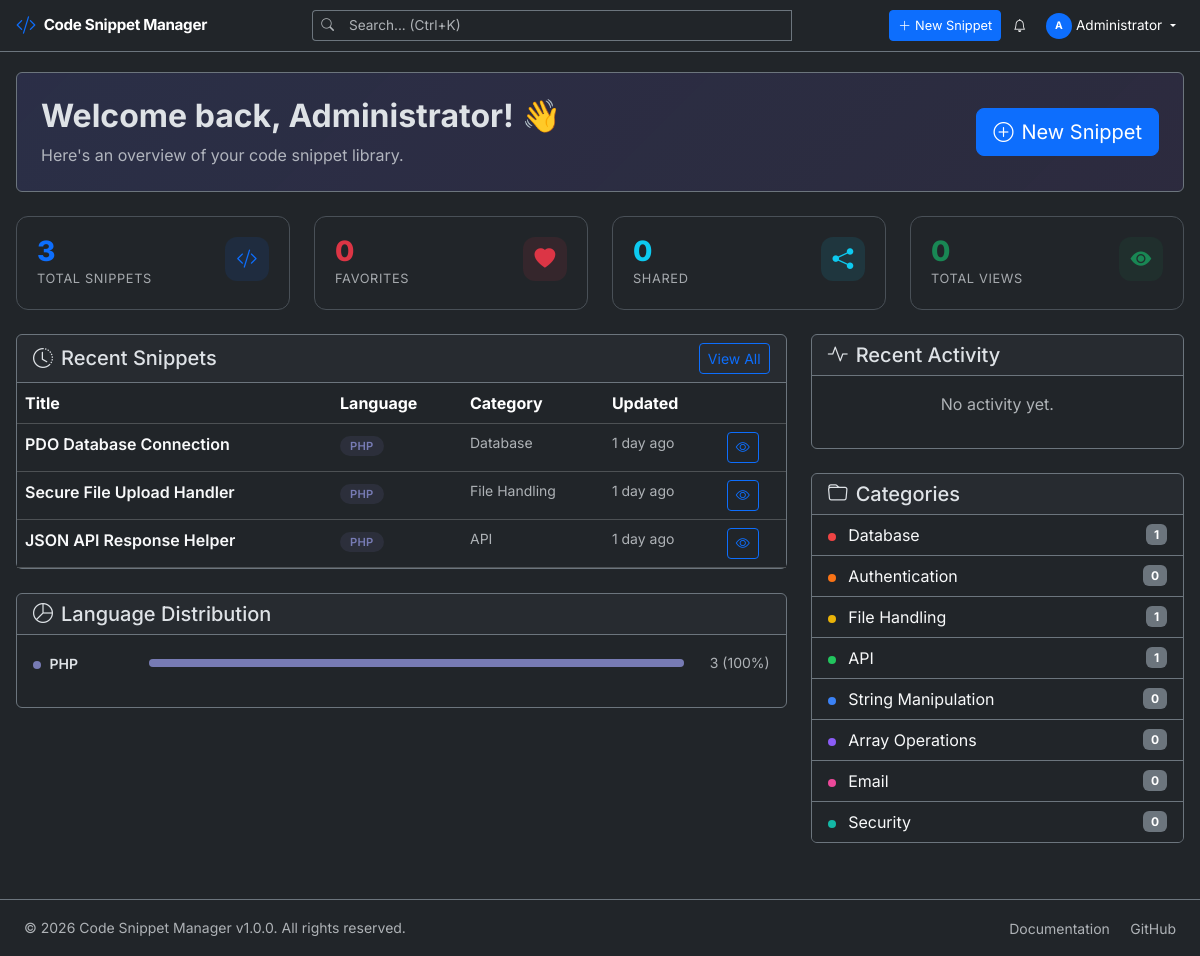
/dashboard.php (signed in), run on the app's committed database.
### tables this page shows
CREATE TABLE `snippets` (
    `id` INT UNSIGNED AUTO_INCREMENT PRIMARY KEY,
    `title` VARCHAR(255) NOT NULL,
    `slug` VARCHAR(255) NOT NULL,
    `description` TEXT DEFAULT NULL,
    `code` LONGTEXT NOT NULL,
    `language` VARCHAR(50) DEFAULT 'php',
    `category_id` INT UNSIGNED DEFAULT NULL,
    `user_id` INT UNSIGNED NOT NULL,
    `is_public` TINYINT(1) DEFAULT 0,
    `is_pinned` TINYINT(1) DEFAULT 0,
    `views_count` INT UNSIGNED DEFAULT 0,
    `copies_count` INT UNSIGNED DEFAULT 0,
    `version` INT UNSIGNED DEFAULT 1,
    `created_at` DATETIME DEFAULT CURRENT_TIMESTAMP,
    `updated_at` DATETIME DEFAULT CURRENT_TIMESTAMP ON UPDATE CURRENT_TIMESTAMP,
    FOREIGN KEY (`category_id`) REFERENCES `categories`(`id`) ON DELETE SET NULL,
    FOREIGN KEY (`user_id`) REFERENCES `users`(`id`) ON DELETE CASCADE,
    INDEX `idx_slug` (`slug`),
    INDEX `idx_language` (`language`),
    INDEX `idx_user` (`user_id`),
    INDEX `idx_category` (`category_id`),
    INDEX `idx_public` (`is_public`),
    FULLTEXT INDEX `idx_search` (`title`, `description`, `code`)
);

CREATE TABLE `categories` (
    `id` INT UNSIGNED AUTO_INCREMENT PRIMARY KEY,
    `name` VARCHAR(100) NOT NULL,
    `slug` VARCHAR(100) NOT NULL UNIQUE,
    `description` TEXT DEFAULT NULL,
    `color` VARCHAR(7) DEFAULT '#6366f1',
    `icon` VARCHAR(50) DEFAULT 'folder',
    `parent_id` INT UNSIGNED DEFAULT NULL,
    `sort_order` INT DEFAULT 0,
    `created_by` INT UNSIGNED DEFAULT NULL,
    `created_at` DATETIME DEFAULT CURRENT_TIMESTAMP,
    `updated_at` DATETIME DEFAULT CURRENT_TIMESTAMP ON UPDATE CURRENT_TIMESTAMP,
    FOREIGN KEY (`parent_id`) REFERENCES `categories`(`id`) ON DELETE SET NULL,
    FOREIGN KEY (`created_by`) REFERENCES `users`(`id`) ON DELETE SET NULL,
    INDEX `idx_slug` (`slug`),
    INDEX `idx_parent` (`parent_id`)
);

### dashboard.php (the view, shortened to what the rows shown need)
<?php
$snippetModel = new Snippet();
$categoryModel = new Category();
$recentSnippets = $snippetModel->getRecent(Auth::userId(), 5);
$categories = $categoryModel->getAll(Auth::userId());
require_once __DIR__ . '/includes/header.php';
?>
<div class="card bg-dark border-secondary mb-4" style="background: linear-gradient(135deg, rgba(99, 102, 241, 0.15), rgba(139, 92, 246, 0.1)) !important;">
    <div class="card-body p-4">
        <div class="row align-items-center">
            <div class="col-md-8">
                <h2 class="fw-bold mb-2">Welcome back, <?= sanitize(Session::get('full_name', 'Developer')) ?>! 👋</h2>
            </div>
        </div>
    </div>
</div>
<div class="row g-4">
    <div class="col-lg-8">
        <div class="card bg-dark border-secondary">
            <div class="card-body p-0">
                <?php if (empty($recentSnippets)): ?>
                <div class="text-center py-4 text-muted">
                    <i class="bi bi-inbox fs-1 d-block mb-2"></i>
                    No snippets yet. Create your first one!
                </div>
                <?php else: ?>
                <div class="table-responsive">
                    <table class="table table-dark table-hover mb-0">
                        <thead>
                            <tr>
                                <th>Title</th>
                                <th>Language</th>
                                <th>Category</th>
                                <th>Updated</th>
                                <th></th>
                            </tr>
                        </thead>
                        <tbody>
                            <?php foreach ($recentSnippets as $s): ?>
                            <tr>
                                <td>
                                    <a href="<?= APP_URL ?>/view.php?id=<?= $s['id'] ?>" class="text-decoration-none text-light fw-semibold">
                                        <?= sanitize(truncate($s['title'], 40)) ?>
                                    </a>
                                </td>
                                <td>
                                    <span class="language-badge" style="background: <?= getLanguageInfo($s['language'])['color'] ?>20; color: <?= getLanguageInfo($s['language'])['color'] ?>">
                                        <?= getLanguageInfo($s['language'])['label'] ?>
                                    </span>
                                </td>
                                <td class="text-muted small"><?= sanitize($s['category_name'] ?? '—') ?></td>
                                <td class="text-muted small"><?= timeAgo($s['updated_at']) ?></td>
                                <td>
                                    <a href="<?= APP_URL ?>/view.php?id=<?= $s['id'] ?>" class="btn btn-sm btn-outline-primary">
                                        <i class="bi bi-eye"></i>
                                    </a>
                                </td>
                            </tr>
                            <?php endforeach; ?>
                        </tbody>
                    </table>
                </div>
                <?php endif; ?>
            </div>
        </div>
    </div>
    <div class="col-lg-4">
        <div class="card bg-dark border-secondary mt-4">
            <div class="list-group list-group-flush">
                <?php foreach (array_slice($categories, 0, 8) as $cat): ?>
                <a href="<?= APP_URL ?>/index.php?category=<?= $cat['id'] ?>"
                   class="list-group-item list-group-item-action bg-dark text-light border-secondary d-flex justify-content-between align-items-center">
                    <span>
                        <span class="language-dot me-2" style="background: <?= $cat['color'] ?>"></span>
                        <?= sanitize($cat['name']) ?>
                    </span>
                    <span class="badge bg-secondary"><?= $cat['snippet_count'] ?></span>
                </a>
                <?php endforeach; ?>
            </div>
        </div>
    </div>
</div>
<?php require_once __DIR__ . '/includes/footer.php'; ?>

### data on the page
snippets: title "PDO Database Connection", language "PHP", category.name "Database", updated_at "1 day ago"
snippets: title "Secure File Upload Handler", language "PHP", category.name "File Handling", updated_at "1 day ago"
snippets: title "JSON API Response Helper", language "PHP", category.name "API", updated_at "1 day ago"
categories: name "Database", snippet_count "1"
categories: name "Authentication", snippet_count "0"
categories: name "File Handling", snippet_count "1"
categories: name "API", snippet_count "1"
categories: name "String Manipulation", snippet_count "0"
categories: name "Array Operations", snippet_count "0"
categories: name "Email", snippet_count "0"
categories: name "Security", snippet_count "0"

### other printed values
APP_NAME "Code Snippet Manager"
$userInitial "A"
$userFullName "Administrator"
Session::get('full_name', 'Developer') "Administrator"
formatNumber($stats['snippets']) "3"
formatNumber($stats['favorites']) "0"
formatNumber($stats['shares']) "0"
formatNumber($stats['views']) "0"
$info['label'] "PHP"
$lang['count'] "3"
$percent "100"
APP_VERSION "1.0.0"
